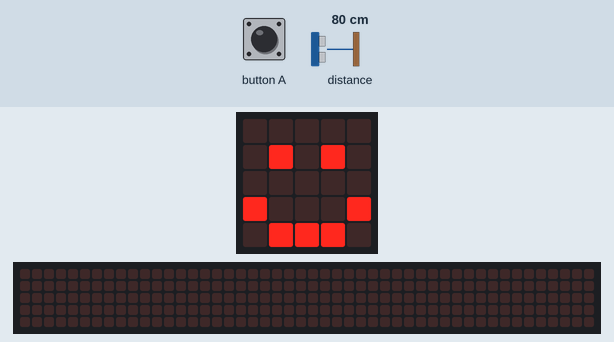
Simulated run of this program. Board: BBC micro:bit (MakeCode). On the bench: the board's 5×5 LED display, a strip that is not on the board, showing the scrolling text unrolled. The inputs (shaded band) are chosen by the test bench; at power-on: distance to the obstacle 80 cm. The 48×5 strip is a reading aid, not a part: it shows the text the display is scrolling, unrolled, one strip-width of it at a time.

Above: at 1.8 s.
1.9 s: button A pressed for 0.15 s
At 4.53 s:
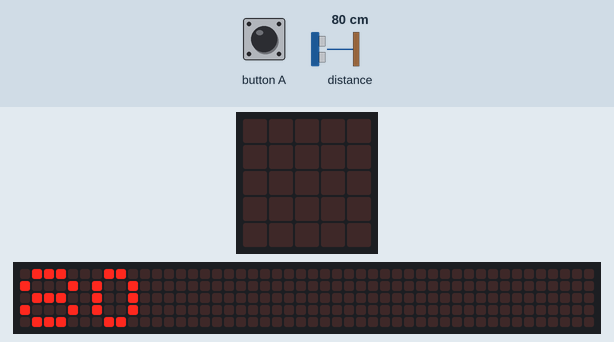
At 8.2 s:
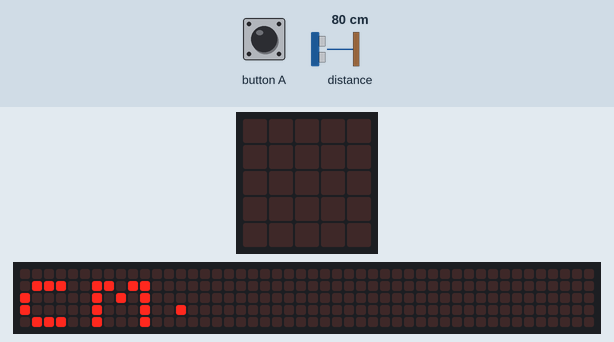
Timing chart, 0 to 9.7 s (numbered marks = the images above; inputs shaded):
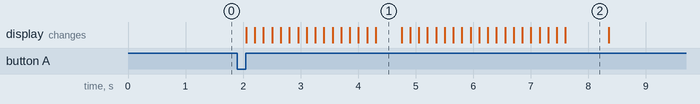

The program:

main.ts
```typescript
// (licence header left out)
// variables
let distanceToObject: number = 0

// clean up
basic.clearScreen()
basic.showIcon(IconNames.Happy)

// find distance from sonar
input.onButtonPressed(Button.A, function () {
  basic.clearScreen()
  distanceToObject = sonar.ping(
    DigitalPin.P1,
    DigitalPin.P2,
    PingUnit.Centimeters
  )
  basic.showNumber(distanceToObject)
  basic.showString('cm.')
  basic.showIcon(IconNames.Happy)
})
```

Measured:
- after the input at 1.9 s, the display: changes after 0.16 s (image 1)
- what the display in image 1 shows lasts 0.5 s, from 4.3 s to 4.8 s
- what the display in image 2 shows lasts 0.8 s, from 7.6 s to 8.4 s
